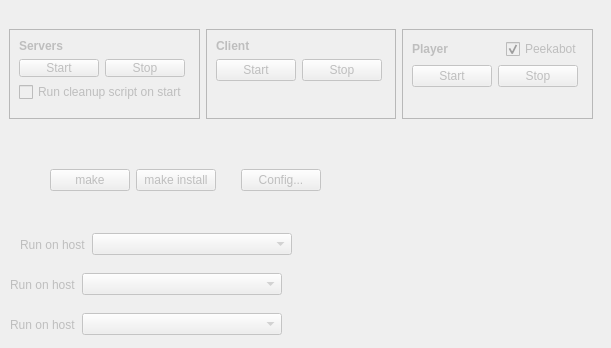
         <widget class="QWidget" name="tabOldInterface">
          <property name="enabled">
           <bool>false</bool>
          </property>
          <attribute name="title">
           <string>Page</string>
          </attribute>
          <widget class="QFrame" name="frame_5">
           <property name="enabled">
            <bool>false</bool>
           </property>
           <property name="geometry">
            <rect>
             <x>0</x>
             <y>20</y>
             <width>602</width>
             <height>108</height>
            </rect>
           </property>
           <property name="sizePolicy">
            <sizepolicy hsizetype="Preferred" vsizetype="MinimumExpanding">
             <horstretch>0</horstretch>
             <verstretch>0</verstretch>
            </sizepolicy>
           </property>
           <property name="frameShape">
            <enum>QFrame::NoFrame</enum>
           </property>
           <property name="frameShadow">
            <enum>QFrame::Raised</enum>
           </property>
           <layout class="QHBoxLayout" name="horizontalLayout_5">
            <item>
             <widget class="QFrame" name="frame">
              <property name="sizePolicy">
               <sizepolicy hsizetype="Preferred" vsizetype="Minimum">
                <horstretch>0</horstretch>
                <verstretch>0</verstretch>
               </sizepolicy>
              </property>
              <property name="frameShape">
               <enum>QFrame::StyledPanel</enum>
              </property>
              <property name="frameShadow">
               <enum>QFrame::Raised</enum>
              </property>
              <layout class="QVBoxLayout" name="verticalLayout_3">
               <item>
                <layout class="QHBoxLayout" name="horizontalLayout_10">
                 <item>
                  <widget class="QLabel" name="label">
                   <property name="font">
                    <font>
                     <weight>75</weight>
                     <bold>true</bold>
                    </font>
                   </property>
                   <property name="text">
                    <string>Servers</string>
                   </property>
                  </widget>
                 </item>
                </layout>
               </item>
               <item>
                <layout class="QHBoxLayout" name="horizontalLayout_3">
                 <item>
                  <widget class="QPushButton" name="btServerStart">
                   <property name="text">
                    <string>Start</string>
                   </property>
                  </widget>
                 </item>
                 <item>
                  <widget class="QPushButton" name="btServerStop">
                   <property name="text">
                    <string>Stop</string>
                   </property>
                  </widget>
                 </item>
                 <item>
                  <spacer name="horizontalSpacer_2">
                   <property name="orientation">
                    <enum>Qt::Horizontal</enum>
                   </property>
                   <property name="sizeHint" stdset="0">
                    <size>
                     <width>20</width>
                     <height>20</height>
                    </size>
                   </property>
                  </spacer>
                 </item>
                </layout>
               </item>
               <item>
                <widget class="QCheckBox" name="ckCleanupScript">
                 <property name="text">
                  <string>Run cleanup script on start</string>
                 </property>
                </widget>
               </item>
               <item>
                <spacer name="verticalSpacer">
                 <property name="orientation">
                  <enum>Qt::Vertical</enum>
                 </property>
                 <property name="sizeType">
                  <enum>QSizePolicy::MinimumExpanding</enum>
                 </property>
                 <property name="sizeHint" stdset="0">
                  <size>
                   <width>20</width>
                   <height>8</height>
                  </size>
                 </property>
                </spacer>
               </item>
              </layout>
             </widget>
            </item>
            <item>
             <widget class="QFrame" name="frame_2">
              <property name="sizePolicy">
               <sizepolicy hsizetype="Preferred" vsizetype="Minimum">
                <horstretch>0</horstretch>
                <verstretch>0</verstretch>
               </sizepolicy>
              </property>
              <property name="frameShape">
               <enum>QFrame::StyledPanel</enum>
              </property>
              <property name="frameShadow">
               <enum>QFrame::Raised</enum>
              </property>
              <layout class="QVBoxLayout" name="verticalLayout_4">
               <item>
                <layout class="QHBoxLayout" name="horizontalLayout_9">
                 <item>
                  <widget class="QLabel" name="label_2">
                   <property name="font">
                    <font>
                     <weight>75</weight>
                     <bold>true</bold>
                    </font>
                   </property>
                   <property name="text">
                    <string>Client</string>
                   </property>
                  </widget>
                 </item>
                </layout>
               </item>
               <item>
                <layout class="QHBoxLayout" name="horizontalLayout_4">
                 <item>
                  <widget class="QPushButton" name="btClientStart">
                   <property name="text">
                    <string>Start</string>
                   </property>
                  </widget>
                 </item>
                 <item>
                  <widget class="QPushButton" name="btClientStop">
                   <property name="text">
                    <string>Stop</string>
                   </property>
                  </widget>
                 </item>
                 <item>
                  <spacer name="horizontalSpacer_3">
                   <property name="orientation">
                    <enum>Qt::Horizontal</enum>
                   </property>
                   <property name="sizeHint" stdset="0">
                    <size>
                     <width>20</width>
                     <height>20</height>
                    </size>
                   </property>
                  </spacer>
                 </item>
                </layout>
               </item>
               <item>
                <spacer name="verticalSpacer_2">
                 <property name="orientation">
                  <enum>Qt::Vertical</enum>
                 </property>
                 <property name="sizeType">
                  <enum>QSizePolicy::MinimumExpanding</enum>
                 </property>
                 <property name="sizeHint" stdset="0">
                  <size>
                   <width>20</width>
                   <height>8</height>
                  </size>
                 </property>
                </spacer>
               </item>
              </layout>
             </widget>
            </item>
            <item>
             <widget class="QFrame" name="frame_3">
              <property name="sizePolicy">
               <sizepolicy hsizetype="Preferred" vsizetype="Minimum">
                <horstretch>0</horstretch>
                <verstretch>0</verstretch>
               </sizepolicy>
              </property>
              <property name="frameShape">
               <enum>QFrame::StyledPanel</enum>
              </property>
              <property name="frameShadow">
               <enum>QFrame::Raised</enum>
              </property>
              <layout class="QVBoxLayout" name="verticalLayout_5">
               <item>
                <layout class="QHBoxLayout" name="horizontalLayout_7">
                 <item>
                  <widget class="QLabel" name="label_9">
                   <property name="font">
                    <font>
                     <weight>75</weight>
                     <bold>true</bold>
                    </font>
                   </property>
                   <property name="text">
                    <string>Player</string>
                   </property>
                  </widget>
                 </item>
                 <item>
                  <spacer name="horizontalSpacer_6">
                   <property name="orientation">
                    <enum>Qt::Horizontal</enum>
                   </property>
                   <property name="sizeHint" stdset="0">
                    <size>
                     <width>40</width>
                     <height>20</height>
                    </size>
                   </property>
                  </spacer>
                 </item>
                 <item>
                  <widget class="QCheckBox" name="ckPeekabot">
                   <property name="text">
                    <string>Peekabot</string>
                   </property>
                   <property name="checked">
                    <bool>true</bool>
                   </property>
                  </widget>
                 </item>
                </layout>
               </item>
               <item>
                <layout class="QHBoxLayout" name="horizontalLayout_8">
                 <item>
                  <widget class="QPushButton" name="btPlayerStart">
                   <property name="text">
                    <string>Start</string>
                   </property>
                  </widget>
                 </item>
                 <item>
                  <widget class="QPushButton" name="btPlayerStop">
                   <property name="text">
                    <string>Stop</string>
                   </property>
                  </widget>
                 </item>
                 <item>
                  <spacer name="horizontalSpacer_4">
                   <property name="orientation">
                    <enum>Qt::Horizontal</enum>
                   </property>
                   <property name="sizeHint" stdset="0">
                    <size>
                     <width>20</width>
                     <height>20</height>
                    </size>
                   </property>
                  </spacer>
                 </item>
                </layout>
               </item>
               <item>
                <spacer name="verticalSpacer_3">
                 <property name="orientation">
                  <enum>Qt::Vertical</enum>
                 </property>
                 <property name="sizeType">
                  <enum>QSizePolicy::MinimumExpanding</enum>
                 </property>
                 <property name="sizeHint" stdset="0">
                  <size>
                   <width>20</width>
                   <height>8</height>
                  </size>
                 </property>
                </spacer>
               </item>
              </layout>
             </widget>
            </item>
           </layout>
          </widget>
          <widget class="QWidget" name="layoutWidget">
           <property name="geometry">
            <rect>
             <x>50</x>
             <y>160</y>
             <width>271</width>
             <height>41</height>
            </rect>
           </property>
           <layout class="QHBoxLayout" name="horizontalLayout_6">
            <item>
             <widget class="QPushButton" name="btBuild">
              <property name="text">
               <string>make</string>
              </property>
             </widget>
            </item>
            <item>
             <widget class="QPushButton" name="btBuildInstall">
              <property name="text">
               <string>make install</string>
              </property>
             </widget>
            </item>
            <item>
             <spacer name="horizontalSpacer_5">
              <property name="orientation">
               <enum>Qt::Horizontal</enum>
              </property>
              <property name="sizeHint" stdset="0">
               <size>
                <width>40</width>
                <height>20</height>
               </size>
              </property>
             </spacer>
            </item>
            <item>
             <widget class="QPushButton" name="btCmakeGui">
              <property name="text">
               <string>Config...</string>
              </property>
             </widget>
            </item>
           </layout>
          </widget>
          <widget class="QWidget" name="layoutWidget_2">
           <property name="geometry">
            <rect>
             <x>20</x>
             <y>230</y>
             <width>564</width>
             <height>29</height>
            </rect>
           </property>
           <layout class="QHBoxLayout" name="horizontalLayout_11">
            <item>
             <widget class="QLabel" name="label_13">
              <property name="enabled">
               <bool>false</bool>
              </property>
              <property name="text">
               <string>Run on host</string>
              </property>
             </widget>
            </item>
            <item>
             <widget class="QComboBox" name="playerHostCmbx">
              <property name="enabled">
               <bool>false</bool>
              </property>
              <property name="sizePolicy">
               <sizepolicy hsizetype="Preferred" vsizetype="Fixed">
                <horstretch>0</horstretch>
                <verstretch>0</verstretch>
               </sizepolicy>
              </property>
              <property name="minimumSize">
               <size>
                <width>200</width>
                <height>0</height>
               </size>
              </property>
             </widget>
            </item>
            <item>
             <spacer name="horizontalSpacer_7">
              <property name="orientation">
               <enum>Qt::Horizontal</enum>
              </property>
              <property name="sizeHint" stdset="0">
               <size>
                <width>40</width>
                <height>20</height>
               </size>
              </property>
             </spacer>
            </item>
           </layout>
          </widget>
          <widget class="QWidget" name="layoutWidget_3">
           <property name="geometry">
            <rect>
             <x>10</x>
             <y>270</y>
             <width>327</width>
             <height>29</height>
            </rect>
           </property>
           <layout class="QHBoxLayout" name="horizontalLayout_13">
            <item>
             <widget class="QLabel" name="label_14">
              <property name="enabled">
               <bool>false</bool>
              </property>
              <property name="text">
               <string>Run on host</string>
              </property>
             </widget>
            </item>
            <item>
             <widget class="QComboBox" name="peekabotHostCmbx">
              <property name="enabled">
               <bool>false</bool>
              </property>
              <property name="sizePolicy">
               <sizepolicy hsizetype="Preferred" vsizetype="Fixed">
                <horstretch>0</horstretch>
                <verstretch>0</verstretch>
               </sizepolicy>
              </property>
              <property name="minimumSize">
               <size>
                <width>200</width>
                <height>0</height>
               </size>
              </property>
             </widget>
            </item>
            <item>
             <spacer name="horizontalSpacer_8">
              <property name="orientation">
               <enum>Qt::Horizontal</enum>
              </property>
              <property name="sizeHint" stdset="0">
               <size>
                <width>40</width>
                <height>20</height>
               </size>
              </property>
             </spacer>
            </item>
           </layout>
          </widget>
          <widget class="QWidget" name="layoutWidget_4">
           <property name="geometry">
            <rect>
             <x>10</x>
             <y>310</y>
             <width>564</width>
             <height>29</height>
            </rect>
           </property>
           <layout class="QHBoxLayout" name="horizontalLayout_18">
            <item>
             <widget class="QLabel" name="label_15">
              <property name="enabled">
               <bool>false</bool>
              </property>
              <property name="text">
               <string>Run on host</string>
              </property>
             </widget>
            </item>
            <item>
             <widget class="QComboBox" name="log4jHostCmbx">
              <property name="enabled">
               <bool>false</bool>
              </property>
              <property name="sizePolicy">
               <sizepolicy hsizetype="Preferred" vsizetype="Fixed">
                <horstretch>0</horstretch>
                <verstretch>0</verstretch>
               </sizepolicy>
              </property>
              <property name="minimumSize">
               <size>
                <width>200</width>
                <height>0</height>
               </size>
              </property>
             </widget>
            </item>
            <item>
             <spacer name="horizontalSpacer_12">
              <property name="orientation">
               <enum>Qt::Horizontal</enum>
              </property>
              <property name="sizeHint" stdset="0">
               <size>
                <width>40</width>
                <height>20</height>
               </size>
              </property>
             </spacer>
            </item>
           </layout>
          </widget>
         </widget>
